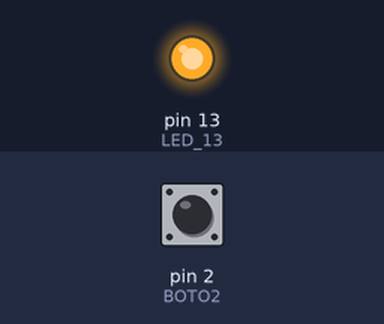
Bench run of a sketch on a simulated Arduino Uno, built with avr-gcc and run on an emulated ATmega328P. On the bench: output pins drawn as LEDs (lit = HIGH). The inputs (shaded band) are chosen by the test bench; at power-on: pin 2 (BOTO2) LOW.

Above: at 1.2 s.
1.3 s: pin 2 (BOTO2) pulled HIGH for 0.15 s
At 1.37 s:
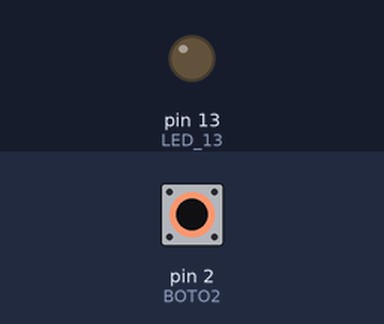
2.9 s: pin 2 (BOTO2) pulled HIGH for 3.2 s
At 6.7 s:
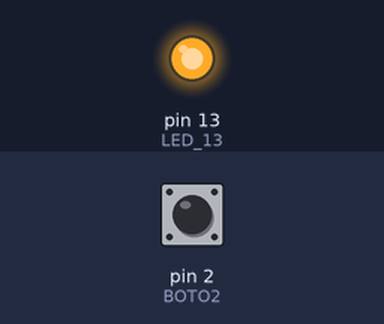
Timing chart, 0 to 8.2 s (numbered marks = the images above; inputs shaded):
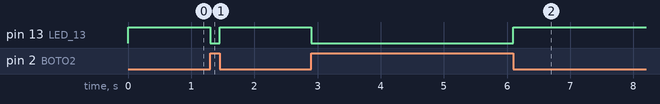

Measured:
- after the input at 1.3 s, pin 13 (LED_13): HIGH → LOW at once, → HIGH 0.15 s later
- after the input at 2.9 s, pin 13 (LED_13): HIGH → LOW at once, → HIGH 3.2 s later

The sketch:

ard15.ino
```cpp
#define BOTO2 2
#define LED_13 13

void setup() {
  pinMode(LED_13, OUTPUT);
  pinMode(BOTO2, INPUT);
}

void loop() {
  bool bA = digitalRead(BOTO2);
  bool bF = !bA;

  digitalWrite(LED_13,bF);
}
```
